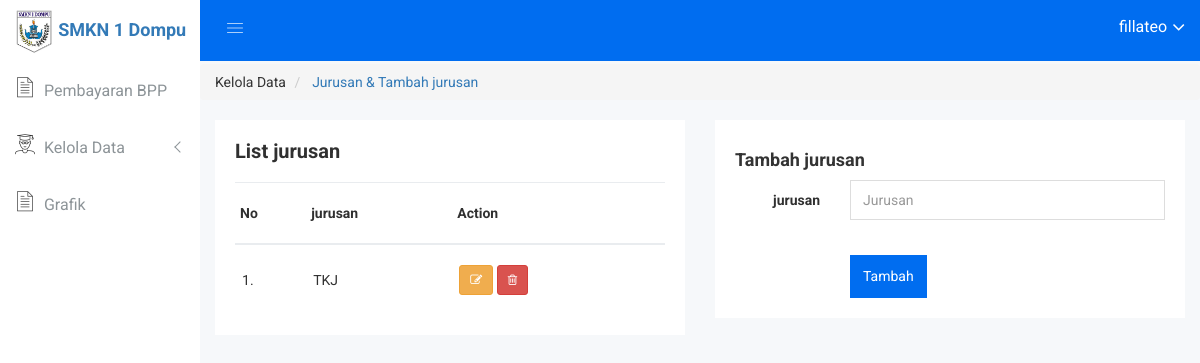
/daftar_jurusan/ (signed in), run on an earlier commit of the app's database.
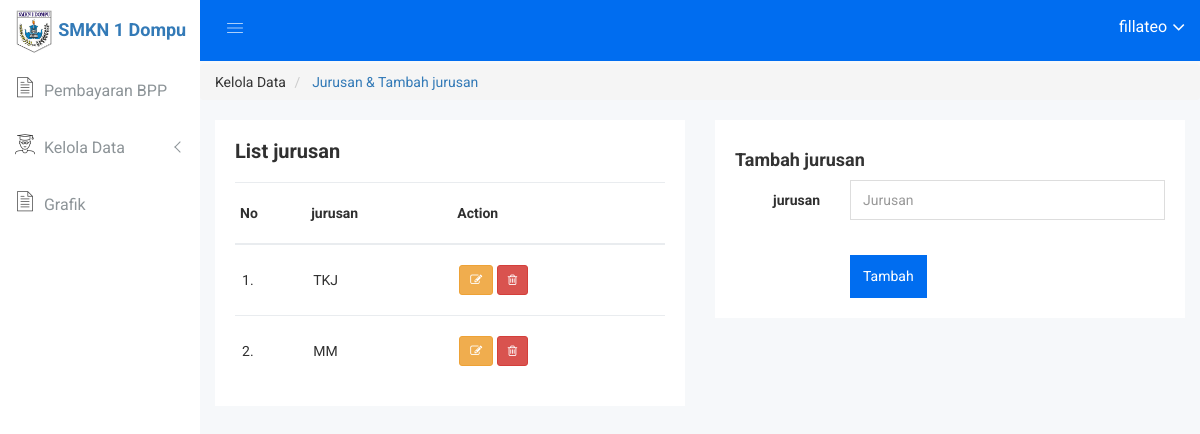
And on a later commit of the database.
### app_bpp/models.py (models this page shows, shortened)
class Jurusan(models.Model):
	nama = models.CharField(max_length=200)
	class Meta:
		verbose_name_plural = "Daftar Jurusan"

### app_bpp/views.py (the view)
# urls.py: url(r'^daftar_jurusan/$', list_jurusan_view, name="daftar_jurusan"),
@login_required
def list_jurusan_view(request):
	daftar_jurusan = Jurusan.objects.all()
	form = JurusanForm()
	context = {
		'daftar_jurusan': daftar_jurusan,
		'form': form,
	}
	return render(request, 'app_bpp/list_jurusan.html', context)

### app_bpp/forms.py
class JurusanForm(forms.ModelForm):
    class Meta:
        model = Jurusan
        fields = '__all__'
        widgets = {
            'nama': forms.TextInput(
                attrs={
                    'class': 'form-control basic-ele-mg-b-10 responsive-mg-b-10',
                    'placeholder': 'Jurusan',
                }
                )
        }

### app_bpp/templates/app_bpp/list_jurusan.html (shortened to what this page needs)
{% extends "base.html" %}
{% load humanize %}
{% block breadcrumb %}
<li class="breadcrumb-item" aria-current="page">Kelola Data</li>
<li class="breadcrumb-item active"> <a href="{% url "app_bpp:daftar_jurusan" %}">Jurusan & Tambah jurusan</a></li>
{% endblock breadcrumb %}
{% block content %}
<div class="product-status mg-b-15">
	<div class="container-fluid">
		<div class="row">
			<div class="col-lg-6 col-md-6 col-sm-6 col-xs-6">
				<div class="product-status-wrap drp-lst">
					<h4>List jurusan</h4>
					<div class="asset-inner">
						<table>
							<tr>
								<th>No</th>
								<th>jurusan</th>
								<th>Action</th>
							</tr>
							{% for jurusan in daftar_jurusan %}
							<tr>
								<td>{{ forloop.counter }}.</td>
								<td>{{ jurusan.nama }}</td>
								<td>
									<a href="{% url "app_bpp:ubah_jurusan" jurusan.pk %}" title="Ubah" class="btn btn-sm btn-warning"><i class="fa fa-pencil-square-o" aria-hidden="true"></i></a>
									<a onclick="return confirm('Hapus jurusan {{ jurusan.nama }}?')" href="{% url "app_bpp:hapus_jurusan" jurusan.pk %}" title="Hapus" class="btn btn-sm btn-danger"><i class="fa fa-trash-o" aria-hidden="true"></i></a>
								</td>
							</tr>
							{% endfor %}
						</table>
					</div>
				</div>
			</div>
			<div class="col-lg-6 col-md-6 col-sm-6 col-xs-6">
				<div class="sparkline12-list">
					<div class="sparkline12-graph">
						<div class="basic-login-form-ad">
							<div class="row">
								<div class="col-lg-12 col-md-12 col-sm-12 col-xs-12">
									<h4>Tambah jurusan</h4>
									<div class="all-form-element-inner">
										<form method="POST" action="{% url "app_bpp:tambah_jurusan" %}">
											<div class="form-group-inner">
												<div class="row">
													<div class="col-lg-3 col-md-3 col-sm-3 col-xs-12">
														<label class="login2 pull-right pull-right-pro"> jurusan </label>
													</div>
													<div class="col-lg-9 col-md-9 col-sm-9 col-xs-12">
														{{ form.nama }}
													</div>
												</div>
											</div>
											<div class="form-group-inner">
												<div class="login-btn-inner">
													<div class="row">
														<div class="col-lg-3"></div>
														<div class="col-lg-9">
															<div class="login-horizental cancel-wp pull-left form-bc-ele">
																<button class="btn btn-sm btn-primary login-submit-cs" type="submit">{% if form.nama.value is not None %}
																	Ubah
																	{% else %}
																	Tambah
																{% endif %}</button>
															</div>
														</div>
													</div>
												</div>
											</div>
										</form>
									</div>
								</div>
							</div>
						</div>
					</div>
				</div>
			</div>
		</div>
	</div>
</div>
{% endblock content %}}

What changed in the data, as far as the page shows it:
added Jurusan: nama "MM"
